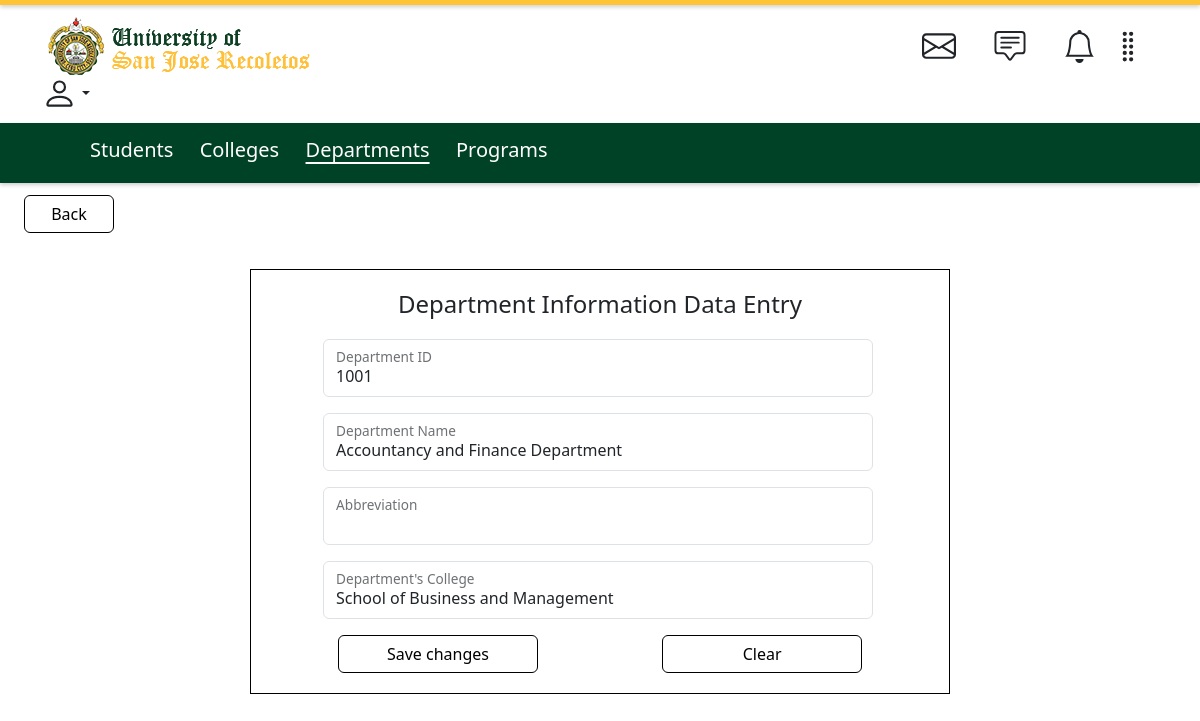
Screenshot of /department-edit.php?deptid=1001 with the database file from the repository.
### tables this page shows
CREATE TABLE `departments`(
  `deptid` INT NOT NULL,
  `deptfullname` VARCHAR(100) NOT NULL,
  `deptshortname` VARCHAR(20),
  `deptcollid` INT NOT NULL, 
  PRIMARY KEY (`deptid`),
  CONSTRAINT `fk_department_college_id`
     FOREIGN KEY (`deptcollid`) 
     REFERENCES `colleges` (`collid`)
     ON DELETE CASCADE
     ON UPDATE CASCADE
  );

CREATE TABLE `colleges` (
  `collid` INT NOT NULL,
  `collfullname` VARCHAR(100) NOT NULL,
  `collshortname` VARCHAR(20) NOT NULL,
  PRIMARY KEY (`collid`));

### department-edit.php (the view, shortened to what this page needs)
<?php
    require_once "db.php";
    $stmt1 = "SELECT * FROM colleges";
    $prep1 = $conn -> prepare ($stmt1);
    $prep1 -> execute();
    $result1 = $prep1 -> fetchAll(PDO::FETCH_ASSOC);
    $deptid = $_GET['deptid'];
    $stmt = $conn->prepare("SELECT deptid, deptfullname, deptshortname, deptcollid FROM departments
    WHERE deptid = :deptid");
    $stmt->bindParam(':deptid', $deptid, PDO::PARAM_INT);
    $stmt->execute();
    $departmentData = $stmt->fetch(PDO::FETCH_ASSOC);
?>
<!DOCTYPE html>
<html lang="en">
<head>
    <link rel="stylesheet" href="bootstrap.min.css">
</head>
<body>
    <div class="horizontal-line1">
    </div>
    <div class="container header">
        <img src="images/usjr-header-logo.png" class="img-fluid img" alt="image">
        <button class="btn dropdown-toggle drop" type="button" data-bs-toggle="dropdown" aria-expanded="false">
        </button>
    </div>
    <div class="horizontal-line2">
        <a class="link" href="student-listing.php">Students</a>
        <a class="link" href="college-listing.php">Colleges</a>
        <a class="active" href="department-listing.php">Departments</a>
        <a class="link" href="program-listing.php">Programs</a>
    </div>
    <div class="container viewdiv">
        <button type="submit" class="btn btn-outline-warning viewbtn" onclick="window.location.href='department-listing.php'">Back</button>
    </div>
    <div class="container formDiv">
        <h4>Department Information Data Entry</h4>
        <form action="" method="post" class="entry" onsubmit="return confirmAction()">
            <div class="form-floating mb-3">
                <input type="text" class="form-control" id="deptid" name="deptid" value="<?php echo $departmentData['deptid'];?>" readonly>
                <label for="deptid">Department ID</label>
            </div>
            <div class="form-floating mb-3">
                <input type="text" class="form-control" name="deptfullname" id="deptfullname" value="<?php echo $departmentData['deptfullname'];?>" required>
                <label for="deptfullname">Department Name</label>
            </div>
            <div class="form-floating mb-3">
                <input type="text" class="form-control" name="deptshortname" id="deptshortname" value="<?php echo $departmentData['deptshortname']; ?>">
                <label for="deptshortname">Abbreviation</label>
            </div>
            <div class="form-floating mb-3">
                <select name="deptcollid" id="deptcollid" class="form-control" required>
                    <?php foreach ($result1 as $row1){ ?>
                    <option value= "<?php echo $row1["collid"]?>" class="form-control" <?php echo ($row1["collid"] == $departmentData['deptcollid']) ? 'selected' : '' ?>>
                        <?php echo $row1["collfullname"]?>
                    </option>
                    <?php } ?>
                </select>
                <label for="deptcollid">Department's College</label>
            </div>
            <button type="submit" class="btn btn-outline-warning formbtn1">Save changes</button>
            <button type="button" class="btn btn-outline-warning formbtn2" onclick="clearField()">Clear</button>
        </form>
    </div>
</body>
</html>

### department-edit.php (style rules this page uses)
body { padding-bottom: 5%; }
.horizontal-line1 { top: 0; left: 0; width: 100%; height: 5px; background-color: #FFC436; box-shadow: 0 2px 4px rgba(0, 0, 0, 0.2); }
.horizontal-line2 { margin-top: 1%; left: 0; width: 100%; height: 60px; background-color: #004225; box-shadow: 0 2px 4px rgba(0, 0, 0, 0.2); align-items: center; padding-top: 12px; padding-left: 7.5%; }
.header { margin-top: 1%; }
.profile { margin-left: 54.5%; }
.drop { margin-left: -15px; }
.drop, .drop:focus, .drop:active { outline: none; border: none; }
.link { text-decoration: none; color: white; font-size: 20px; margin-right: 2%; }
.active { pointer-events: none; color: white; font-size: 20px; text-decoration: underline; text-decoration-thickness: 1.5px; text-underline-offset: 5px; cursor: not-allowed; margin-right: 2%; }
.space { margin-right: 3%; }
.space1 { margin-right: 1%; }
.viewdiv { width:480px; margin-top: 1%; margin-left: 1%; text-align: start; }
.viewbtn { width: 90px; border-color: black; color: black; }
h4 { text-align: center; }
.formDiv { margin-top: 3%; border: 1px solid black; width: 700px; padding-bottom: 20px; padding-top: 20px; }
.entry { width: 550px; margin-top: 20px; margin-left: 60px; }
.formbtn1 { width:200px; margin-left: 15px; border-color: black; color: black; }
.formbtn2 { width:200px; margin-left: 120px; border-color: black; color: black; }
.img { margin-left: 0.52%; }

### rows the page displays
departments: deptid "1001", deptfullname "Accountancy and Finance Department", deptcollid "School of Business and Management"
